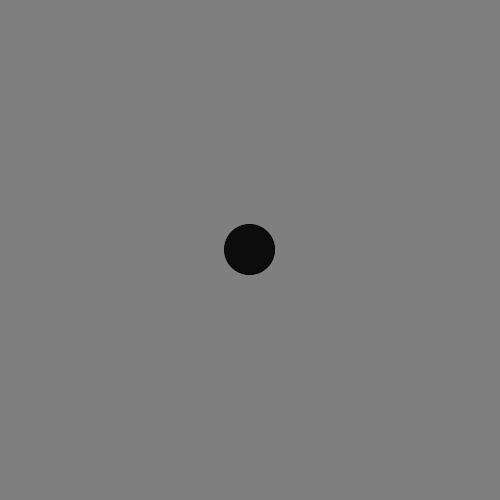
Frame 1 (no input)
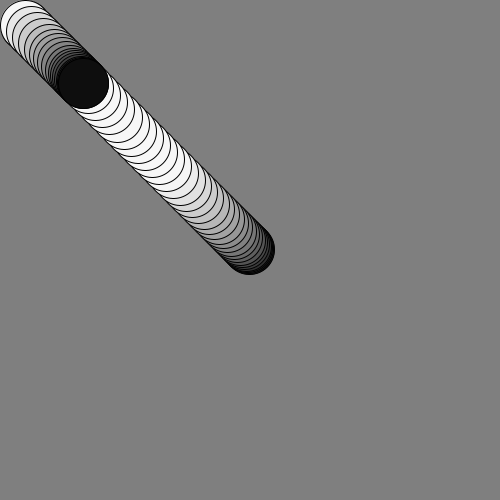
Frame 60 (the mouse pressed at the canvas centre just before this capture)
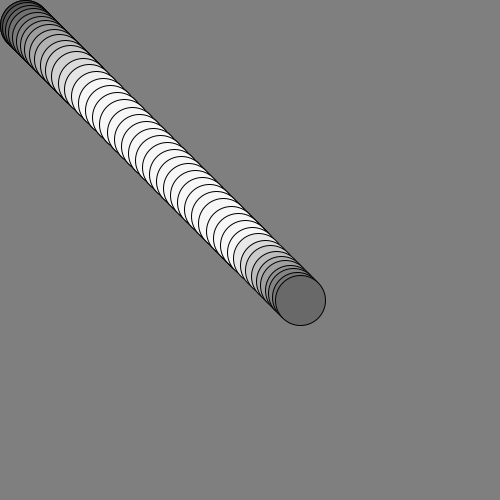
Frame 120 (the mouse held since frame 60 and released just before this capture)

The Processing sketch that drew these frames (run headless with seeded random() and noise(); from frame 60 on, the mouse is pressed at the canvas centre):

// Processing sketch: PVectors_03
// ── PVectors_03.pde
PVector position;
PVector speed;
PVector acceleration;

// acceleration due to gravity
float gravity = 1;
float dampening = .99;
float size = 50;
float mass = 1;

void setup() {
  size(500, 500);
  background(127);

  // place the ball in the center of the screen
  position = new PVector(width/2, height/2);
  speed = new PVector();
  acceleration = new PVector();
}

void draw() {

  //background(127);
  
  acceleration = PVector.sub(position, new PVector(mouseX, mouseY));
  acceleration.setMag(-0.5);
  // add acceleration due to gravity to the speed_y
  
  speed.add(acceleration);
  speed.limit(10);

  // add the speed value to the position
  position.add(speed);

  // logic to make the ball bounce
  if ( position.x > width-(size/2) ) {
    position.x = width-(size/2);
    speed.x *= -1;
  }
  if (position.x < size/2) {
    position.x = size/2;
    speed.x *= -1;
  }

  if ( position.y > height-(size/2) ) {
    position.y = height-(size/2);
    speed.y *= -1;
  }
  if (position.y < size/2) {
    position.y = size/2;
    speed.y *= -1;
  }
  
  speed.mult(dampening);
  
  fill(speed.mag()*25);
  
  circle(position.x, position.y, size);
}

void mousePressed(){
  pushAway();
}

void pushAway(){
  speed = PVector.sub(position, new PVector(mouseX,mouseY));
  speed.mult(10);
}
